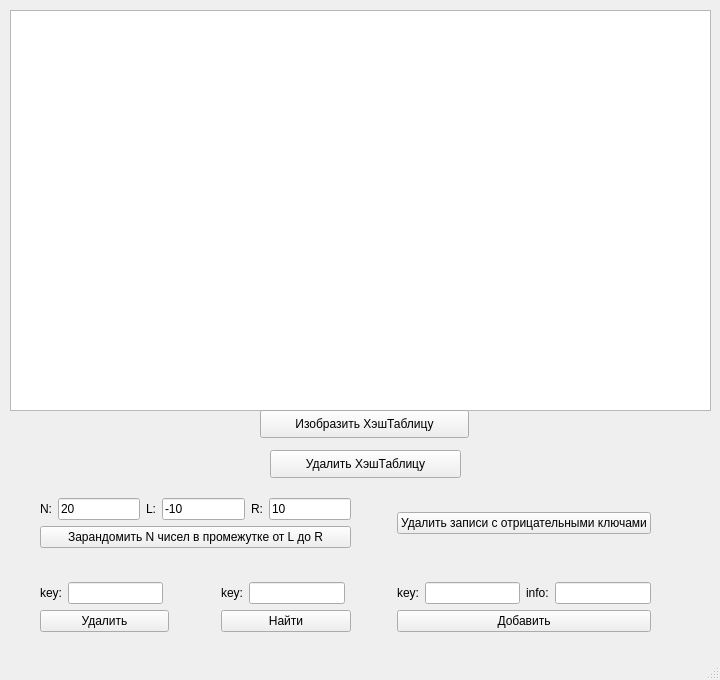
<?xml version="1.0" encoding="UTF-8"?>
<ui version="4.0">
 <class>MainWindow</class>
 <widget class="QMainWindow" name="MainWindow">
  <property name="geometry">
   <rect>
    <x>0</x>
    <y>0</y>
    <width>720</width>
    <height>680</height>
   </rect>
  </property>
  <property name="windowTitle">
   <string>MainWindow</string>
  </property>
  <widget class="QWidget" name="centralwidget">
   <widget class="QWidget" name="gridLayoutWidget">
    <property name="geometry">
     <rect>
      <x>260</x>
      <y>260</y>
      <width>200</width>
      <height>80</height>
     </rect>
    </property>
    <layout class="QGridLayout" name="gridLayout">
     <item row="0" column="1">
      <widget class="QLineEdit" name="init_line">
       <property name="text">
        <string>7</string>
       </property>
       <property name="maxLength">
        <number>5</number>
       </property>
      </widget>
     </item>
     <item row="0" column="0">
      <widget class="QLabel" name="label">
       <property name="text">
        <string>Размер ХэшТаблицы:</string>
       </property>
      </widget>
     </item>
     <item row="1" column="0" colspan="2">
      <widget class="QPushButton" name="init_button">
       <property name="text">
        <string>Инициализировать ХэшТаблицу</string>
       </property>
      </widget>
     </item>
    </layout>
   </widget>
   <widget class="QTextBrowser" name="textBrowser">
    <property name="geometry">
     <rect>
      <x>10</x>
      <y>10</y>
      <width>701</width>
      <height>401</height>
     </rect>
    </property>
   </widget>
   <widget class="QPushButton" name="delete_all_button">
    <property name="enabled">
     <bool>true</bool>
    </property>
    <property name="geometry">
     <rect>
      <x>270</x>
      <y>450</y>
      <width>191</width>
      <height>28</height>
     </rect>
    </property>
    <property name="text">
     <string>Удалить ХэшТаблицу</string>
    </property>
   </widget>
   <widget class="QWidget" name="gridLayoutWidget_6">
    <property name="geometry">
     <rect>
      <x>40</x>
      <y>490</y>
      <width>611</width>
      <height>151</height>
     </rect>
    </property>
    <layout class="QGridLayout" name="gridLayout_6">
     <item row="2" column="2">
      <layout class="QGridLayout" name="gridLayout_5">
       <item row="0" column="0">
        <widget class="QLabel" name="label_9">
         <property name="text">
          <string>key:</string>
         </property>
        </widget>
       </item>
       <item row="0" column="1">
        <widget class="QLineEdit" name="key_find">
         <property name="text">
          <string/>
         </property>
         <property name="maxLength">
          <number>9</number>
         </property>
        </widget>
       </item>
       <item row="1" column="0" colspan="3">
        <widget class="QPushButton" name="find_button">
         <property name="text">
          <string>Найти</string>
         </property>
        </widget>
       </item>
      </layout>
     </item>
     <item row="2" column="1">
      <spacer name="horizontalSpacer_2">
       <property name="orientation">
        <enum>Qt::Horizontal</enum>
       </property>
       <property name="sizeType">
        <enum>QSizePolicy::Fixed</enum>
       </property>
       <property name="sizeHint" stdset="0">
        <size>
         <width>40</width>
         <height>20</height>
        </size>
       </property>
      </spacer>
     </item>
     <item row="2" column="0">
      <layout class="QGridLayout" name="gridLayout_4">
       <item row="0" column="1">
        <widget class="QLineEdit" name="key_delete">
         <property name="text">
          <string/>
         </property>
         <property name="maxLength">
          <number>9</number>
         </property>
        </widget>
       </item>
       <item row="0" column="0">
        <widget class="QLabel" name="label_8">
         <property name="text">
          <string>key:</string>
         </property>
        </widget>
       </item>
       <item row="1" column="0" colspan="3">
        <widget class="QPushButton" name="delete_button">
         <property name="text">
          <string>Удалить</string>
         </property>
        </widget>
       </item>
      </layout>
     </item>
     <item row="2" column="4">
      <layout class="QGridLayout" name="gridLayout_3">
       <item row="0" column="2">
        <widget class="QLabel" name="label_6">
         <property name="text">
          <string>info:</string>
         </property>
        </widget>
       </item>
       <item row="0" column="1">
        <widget class="QLineEdit" name="key_add">
         <property name="text">
          <string/>
         </property>
         <property name="maxLength">
          <number>9</number>
         </property>
        </widget>
       </item>
       <item row="0" column="0">
        <widget class="QLabel" name="label_5">
         <property name="text">
          <string>key:</string>
         </property>
        </widget>
       </item>
       <item row="0" column="3">
        <widget class="QLineEdit" name="info_add">
         <property name="text">
          <string/>
         </property>
         <property name="maxLength">
          <number>32000</number>
         </property>
        </widget>
       </item>
       <item row="1" column="0" colspan="4">
        <widget class="QPushButton" name="add_button">
         <property name="text">
          <string>Добавить</string>
         </property>
        </widget>
       </item>
      </layout>
     </item>
     <item row="0" column="0" colspan="3">
      <layout class="QGridLayout" name="gridLayout_2">
       <item row="0" column="4">
        <widget class="QLabel" name="label_3">
         <property name="text">
          <string>R:</string>
         </property>
        </widget>
       </item>
       <item row="1" column="0" colspan="6">
        <widget class="QPushButton" name="random_button">
         <property name="text">
          <string>Зарандомить N чисел в промежутке от L до R</string>
         </property>
        </widget>
       </item>
       <item row="0" column="5">
        <widget class="QLineEdit" name="R_line">
         <property name="text">
          <string>10</string>
         </property>
         <property name="maxLength">
          <number>9</number>
         </property>
        </widget>
       </item>
       <item row="0" column="1">
        <widget class="QLineEdit" name="N_line">
         <property name="text">
          <string>20</string>
         </property>
         <property name="maxLength">
          <number>4</number>
         </property>
        </widget>
       </item>
       <item row="0" column="0">
        <widget class="QLabel" name="label_4">
         <property name="text">
          <string>N:</string>
         </property>
        </widget>
       </item>
       <item row="0" column="2">
        <widget class="QLabel" name="label_2">
         <property name="text">
          <string>L:</string>
         </property>
        </widget>
       </item>
       <item row="0" column="3">
        <widget class="QLineEdit" name="L_line">
         <property name="text">
          <string>-10</string>
         </property>
         <property name="maxLength">
          <number>9</number>
         </property>
        </widget>
       </item>
      </layout>
     </item>
     <item row="0" column="4">
      <widget class="QPushButton" name="task_button">
       <property name="text">
        <string>Удалить записи с отрицательными ключами</string>
       </property>
      </widget>
     </item>
     <item row="1" column="4">
      <spacer name="horizontalSpacer_3">
       <property name="orientation">
        <enum>Qt::Horizontal</enum>
       </property>
       <property name="sizeType">
        <enum>QSizePolicy::Fixed</enum>
       </property>
       <property name="sizeHint" stdset="0">
        <size>
         <width>40</width>
         <height>20</height>
        </size>
       </property>
      </spacer>
     </item>
     <item row="0" column="3">
      <spacer name="horizontalSpacer">
       <property name="orientation">
        <enum>Qt::Horizontal</enum>
       </property>
       <property name="sizeType">
        <enum>QSizePolicy::Fixed</enum>
       </property>
       <property name="sizeHint" stdset="0">
        <size>
         <width>40</width>
         <height>20</height>
        </size>
       </property>
      </spacer>
     </item>
    </layout>
   </widget>
   <widget class="QPushButton" name="draw_button">
    <property name="enabled">
     <bool>true</bool>
    </property>
    <property name="geometry">
     <rect>
      <x>260</x>
      <y>410</y>
      <width>209</width>
      <height>28</height>
     </rect>
    </property>
    <property name="text">
     <string>Изобразить ХэшТаблицу</string>
    </property>
   </widget>
  </widget>
  <widget class="QMenuBar" name="menubar">
   <property name="geometry">
    <rect>
     <x>0</x>
     <y>0</y>
     <width>720</width>
     <height>26</height>
    </rect>
   </property>
  </widget>
  <widget class="QStatusBar" name="statusbar"/>
 </widget>
 <tabstops>
  <tabstop>textBrowser</tabstop>
  <tabstop>draw_button</tabstop>
  <tabstop>init_line</tabstop>
  <tabstop>init_button</tabstop>
  <tabstop>delete_all_button</tabstop>
  <tabstop>N_line</tabstop>
  <tabstop>L_line</tabstop>
  <tabstop>R_line</tabstop>
  <tabstop>random_button</tabstop>
  <tabstop>task_button</tabstop>
  <tabstop>key_delete</tabstop>
  <tabstop>delete_button</tabstop>
  <tabstop>key_find</tabstop>
  <tabstop>find_button</tabstop>
  <tabstop>key_add</tabstop>
  <tabstop>info_add</tabstop>
  <tabstop>add_button</tabstop>
 </tabstops>
 <resources/>
 <connections>
  <connection>
   <sender>delete_all_button</sender>
   <signal>clicked()</signal>
   <receiver>draw_button</receiver>
   <slot>hide()</slot>
   <hints>
    <hint type="sourcelabel">
     <x>320</x>
     <y>490</y>
    </hint>
    <hint type="destinationlabel">
     <x>376</x>
     <y>368</y>
    </hint>
   </hints>
  </connection>
  <connection>
   <sender>init_button</sender>
   <signal>clicked()</signal>
   <receiver>draw_button</receiver>
   <slot>show()</slot>
   <hints>
    <hint type="sourcelabel">
     <x>451</x>
     <y>447</y>
    </hint>
    <hint type="destinationlabel">
     <x>338</x>
     <y>366</y>
    </hint>
   </hints>
  </connection>
  <connection>
   <sender>init_button</sender>
   <signal>clicked()</signal>
   <receiver>textBrowser</receiver>
   <slot>show()</slot>
   <hints>
    <hint type="sourcelabel">
     <x>394</x>
     <y>438</y>
    </hint>
    <hint type="destinationlabel">
     <x>242</x>
     <y>284</y>
    </hint>
   </hints>
  </connection>
  <connection>
   <sender>init_button</sender>
   <signal>clicked()</signal>
   <receiver>init_button</receiver>
   <slot>hide()</slot>
   <hints>
    <hint type="sourcelabel">
     <x>347</x>
     <y>441</y>
    </hint>
    <hint type="destinationlabel">
     <x>295</x>
     <y>442</y>
    </hint>
   </hints>
  </connection>
  <connection>
   <sender>init_button</sender>
   <signal>clicked()</signal>
   <receiver>label</receiver>
   <slot>hide()</slot>
   <hints>
    <hint type="sourcelabel">
     <x>362</x>
     <y>445</y>
    </hint>
    <hint type="destinationlabel">
     <x>350</x>
     <y>401</y>
    </hint>
   </hints>
  </connection>
  <connection>
   <sender>init_button</sender>
   <signal>clicked()</signal>
   <receiver>init_line</receiver>
   <slot>hide()</slot>
   <hints>
    <hint type="sourcelabel">
     <x>405</x>
     <y>440</y>
    </hint>
    <hint type="destinationlabel">
     <x>423</x>
     <y>409</y>
    </hint>
   </hints>
  </connection>
  <connection>
   <sender>init_button</sender>
   <signal>clicked()</signal>
   <receiver>delete_all_button</receiver>
   <slot>show()</slot>
   <hints>
    <hint type="sourcelabel">
     <x>450</x>
     <y>436</y>
    </hint>
    <hint type="destinationlabel">
     <x>367</x>
     <y>492</y>
    </hint>
   </hints>
  </connection>
  <connection>
   <sender>delete_all_button</sender>
   <signal>clicked()</signal>
   <receiver>init_button</receiver>
   <slot>show()</slot>
   <hints>
    <hint type="sourcelabel">
     <x>445</x>
     <y>488</y>
    </hint>
    <hint type="destinationlabel">
     <x>456</x>
     <y>451</y>
    </hint>
   </hints>
  </connection>
  <connection>
   <sender>delete_all_button</sender>
   <signal>clicked()</signal>
   <receiver>init_line</receiver>
   <slot>show()</slot>
   <hints>
    <hint type="sourcelabel">
     <x>432</x>
     <y>488</y>
    </hint>
    <hint type="destinationlabel">
     <x>451</x>
     <y>407</y>
    </hint>
   </hints>
  </connection>
  <connection>
   <sender>delete_all_button</sender>
   <signal>clicked()</signal>
   <receiver>label</receiver>
   <slot>show()</slot>
   <hints>
    <hint type="sourcelabel">
     <x>428</x>
     <y>487</y>
    </hint>
    <hint type="destinationlabel">
     <x>386</x>
     <y>408</y>
    </hint>
   </hints>
  </connection>
  <connection>
   <sender>delete_all_button</sender>
   <signal>clicked()</signal>
   <receiver>draw_button</receiver>
   <slot>hide()</slot>
   <hints>
    <hint type="sourcelabel">
     <x>396</x>
     <y>488</y>
    </hint>
    <hint type="destinationlabel">
     <x>439</x>
     <y>362</y>
    </hint>
   </hints>
  </connection>
  <connection>
   <sender>delete_all_button</sender>
   <signal>clicked()</signal>
   <receiver>textBrowser</receiver>
   <slot>hide()</slot>
   <hints>
    <hint type="sourcelabel">
     <x>408</x>
     <y>496</y>
    </hint>
    <hint type="destinationlabel">
     <x>483</x>
     <y>341</y>
    </hint>
   </hints>
  </connection>
  <connection>
   <sender>delete_all_button</sender>
   <signal>clicked()</signal>
   <receiver>delete_all_button</receiver>
   <slot>hide()</slot>
   <hints>
    <hint type="sourcelabel">
     <x>301</x>
     <y>480</y>
    </hint>
    <hint type="destinationlabel">
     <x>300</x>
     <y>491</y>
    </hint>
   </hints>
  </connection>
 </connections>
</ui>
